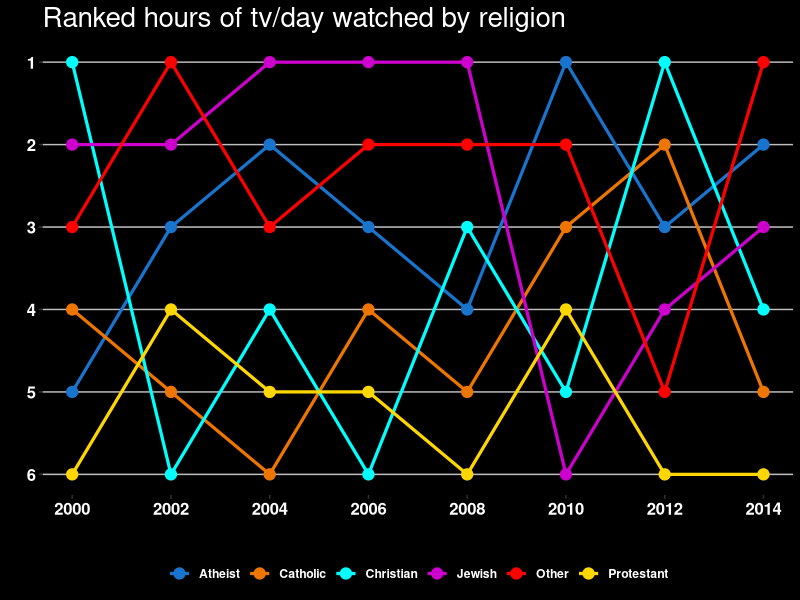

Write R code to recreate this figure.
### BUMP PLOT

#load libraries
library(tidyverse)

# check out the dataset.
glimpse(gss_cat)

# check to see how many NAs are in the dataset.
gss_cat %>%
  summarize(across(everything(), ~ sum(is.na(.)))) %>%
  gather()

# do some data prep to the religion variable for ease of use
gss_cat <- gss_cat %>%
  filter(!is.na(tvhours)) %>%
  mutate(#relig = as_factor(relig),
    relig = fct_lump(relig, n = 6)) %>%
  mutate(relig = if_else(relig == "None", "Atheist", relig))

# summarize and rank the data for the tv hours
tv_rank <- gss_cat %>%
  group_by(year, relig) %>%
  summarize(avg_tv = mean(tvhours, na.rm = T)) %>%
  group_by(year) %>%
  mutate(rank_tv = rank(avg_tv, ties.method = "random")) %>%
  arrange(year, rank_tv)

# create a bump plot to show tv consumption by religion as rank ~ year  
tv_rank %>%
  ggplot(aes(
    x = year,
    y = rank_tv,
    color = relig,
    group = relig
  )) +
  geom_line(size = 1.1) +
  geom_point(
    shape = 19, 
    size = 3.5
  ) +
  scale_y_reverse(
    lim=c(6,1),
    breaks = seq(from = 1, to = 6, by = 1)
  ) +
  scale_x_discrete(limits = unique(tv_rank$year)) +
  scale_color_manual(values =  c("dodgerblue3", "darkorange2", "cyan", 
                                 "magenta3", "red", "gold")) +
  labs(x = "",
       y = "",
       title = "Ranked hours of tv/day watched by religion") +
  theme(plot.title = element_text(size = 20,
                                  color = "white"),
        plot.subtitle = element_text(size = 17, 
                                     color = "white"),
        plot.caption = element_text(face = "bold", 
                                    size = 12,
                                    color = "white"),
        axis.text = element_text(size = 12, 
                                 face = "bold",
                                 color = "white"),
        legend.text = element_text(face = "bold",
                                   color = "white"),
        legend.position = "bottom",
        legend.background = element_rect(fill = "black"),
        panel.background = element_rect(fill = "black"),
        plot.background = element_rect(fill = "black", color="black"),
        panel.grid = element_line(color = "black"),
        panel.grid.major.y = element_line(color = "grey"),
        plot.margin = margin(5, 5, 5, 5)) +
  guides(color = guide_legend(ncol= 6,
                              nrow = 1,
                              byrow = TRUE,
                              title = NULL))

